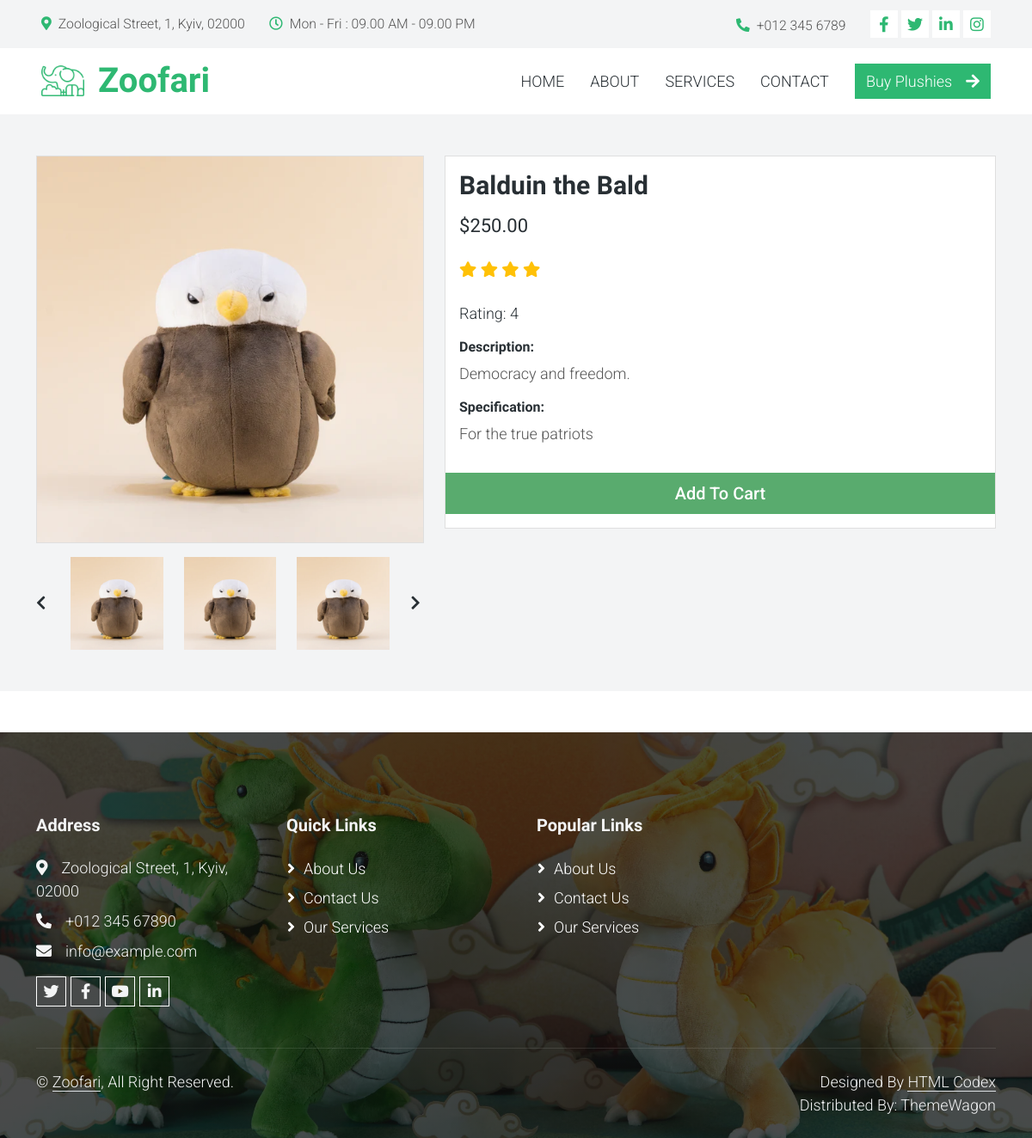
The app's page /shop_single/1/ with its own data.
### shop/models.py (models this page shows, shortened)
class Product(models.Model):
    name = models.CharField(max_length=100)
    description = models.TextField()
    price = models.DecimalField(max_digits=10, decimal_places=2)
    image = models.ImageField(upload_to='products/')
    rating = models.IntegerField(default=0)# Нове поле для рейтингу
    specifications = models.TextField(blank=True)  # Нове поле для специфікацій

### shop/views.py (the view)
# urls.py: path('shop_single/<int:product_id>/', shop_single, name='shop_single'),
def shop_single(request, product_id):
    product = get_object_or_404(Product, id=product_id)  # Получаем продукт по ID или возвращаем 404
    context = {
        'product': product,  # Передаем продукт в контексте
    }
    return render(request, 'shop_single/shop_single.html', context)  # Рендерим шаблон shop_single.html с контекстом

### shop/templates/shop_single/shop_single.html (shortened to what this page needs)
{% extends "base.html" %}
{% load static %}
{% block content %}
    <section class="bg-light">
        <div class="container pb-5">
            <div class="row">
                <div class="col-lg-5 mt-5">
                    <div class="card mb-3">
                        <img class="card-img img-fluid" src="{{ product.image.url }}" alt="{{ product.name }}" id="product-detail">
                    </div>
                    <div class="row">
                        <div class="col-1 align-self-center">
                            <a href="#multi-item-example" role="button" data-bs-slide="prev">
                                <i class="text-dark fas fa-chevron-left"></i>
                            </a>
                        </div>
                        <div id="multi-item-example" class="col-10 carousel slide carousel-multi-item" data-bs-ride="carousel">
                            <div class="carousel-inner product-links-wap" role="listbox">
                                <div class="carousel-item active">
                                    <div class="row">
                                        <div class="col-4">
                                            <a href="#">
                                                <img class="card-img img-fluid" src="{{ product.image.url }}" alt="{{ product.name }}">
                                            </a>
                                        </div>
                                        <div class="col-4">
                                            <a href="#">
                                                <img class="card-img img-fluid" src="{{ product.image.url }}" alt="{{ product.name }}">
                                            </a>
                                        </div>
                                        <div class="col-4">
                                            <a href="#">
                                                <img class="card-img img-fluid" src="{{ product.image.url }}" alt="{{ product.name }}">
                                            </a>
                                        </div>
                                    </div>
                                </div>
                            </div>
                        </div>
                        <div class="col-1 align-self-center">
                            <a href="#multi-item-example" role="button" data-bs-slide="next">
                                <i class="text-dark fas fa-chevron-right"></i>
                            </a>
                        </div>
                    </div>
                </div>
                <div class="col-lg-7 mt-5">
                    <div class="card">
                        <div class="card-body">
                            <h1 class="h2">{{product.name}}</h1>
                            <p class="h3 py-2">${{product.price}}</p>
                            <p class="py-2">
                                {% for _ in "x"|rjust:product.rating %}
                                    <i class="fa fa-star text-warning"></i>
                                {% endfor %}
                                <p><span class="list-inline-item text-dark">Rating: {{product.rating}}</span></p>
                            </p>
                            <h6>Description:</h6>
                            <p>
                                {{product.description}}
                            <h6>Specification:</h6>
                            <p>{{product.specifications}}</p>
                                </div>
                                <div class="row pb-3">
                                    <div class="col d-grid">
                                        <button type="button" class="btn btn-success btn-lg" onclick="window.location.href='{% url 'add_cart' product.id %}'">Add To Cart</button>
                                    </div>
                                </div>
                        </div>
                    </div>
                </div>
            </div>
    </section>
{%endblock%}

### static/assets/css/templatemo.css (style rules this page uses)
body, ul, li, p, a, label, input, div { font-family: 'Roboto', sans-serif; font-size: 18px !important; font-weight: 300 !important; }
.h2 { font-family: 'Roboto', sans-serif; font-size: 30px !important; font-weight: 300; }
.h3 { font-family: 'Roboto', sans-serif; font-size: 22px !important; }
.text-warning { color: #ede861 !important; }
.bg-light { background-color: #e9eef5 !important; }
.btn-success { background-color: #59ab6e !important; border-color: #56ae6c !important; }

### static/css/style.css (style rules this page uses)
:root { --primary: #2EB872; --light: #F3F4F5; --dark: #282F34; }
.btn { font-weight: 500; transition: .5s; }

### records on screen
Product: image (picture), name "Balduin the Bald", price "250.00", rating "4", description "Democracy and freedom.", specifications "For the true patriots"
